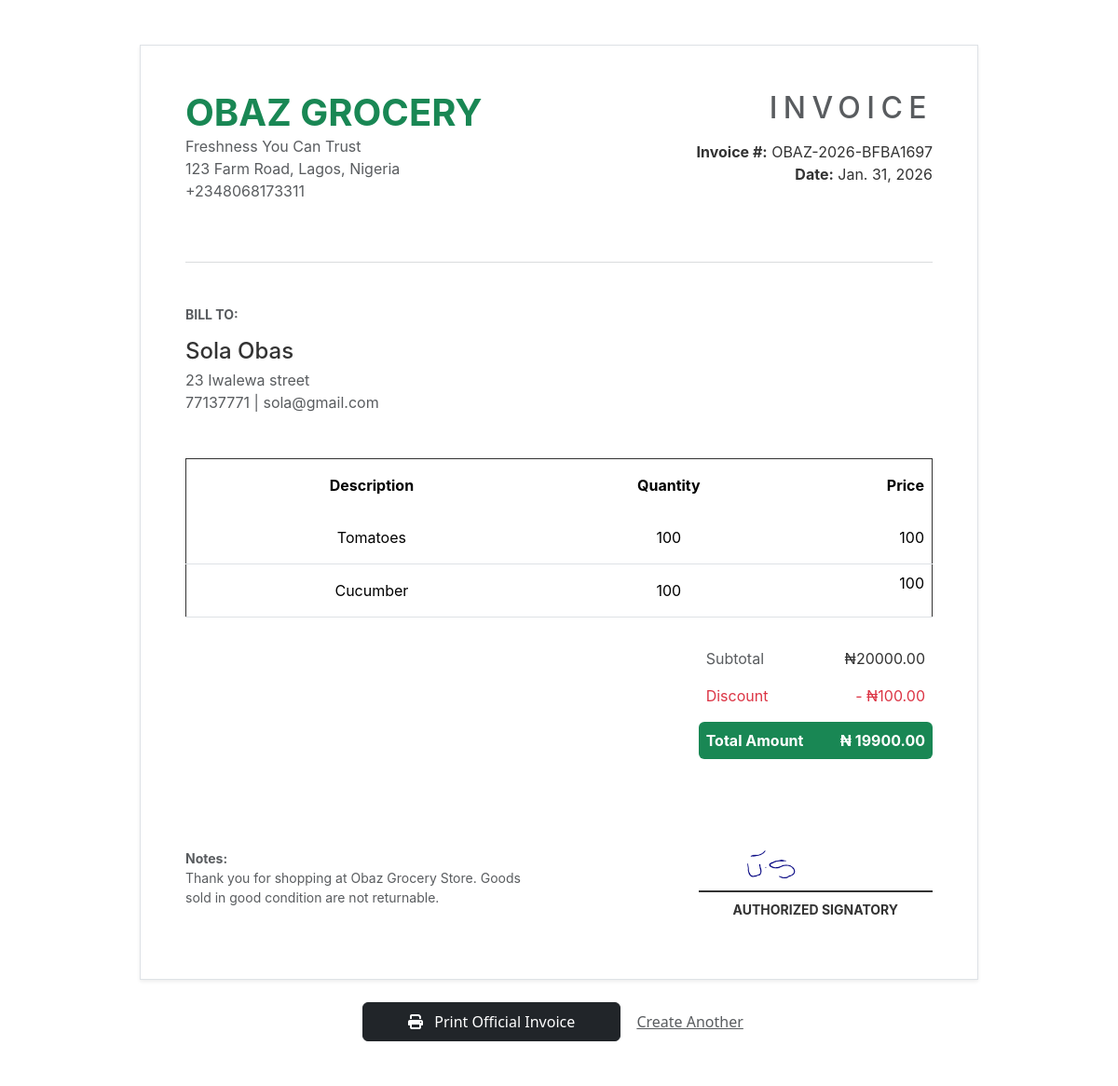
Screenshot of /invoice/3/ with the database file from the repository.
### app/models.py (models this page shows, shortened)
class Invoice(models.Model):
    customer_id = models.ForeignKey(CustomerInfo, on_delete=models.CASCADE)
    tomatoes = models.IntegerField(default =0 )
    bell_pepper = models.IntegerField(default =0 )
    cucumber = models.IntegerField(default =0 )
    abernero = models.IntegerField(default =0 )
    discount = models.IntegerField(default =0 )
    total_price = models.PositiveIntegerField(default=0)
    invoice_number = models.CharField(max_length=20, unique=True, editable=False)
    created_at = models.DateField(null=True, blank=True, validators=[validate_not_future])
    class Meta:
        verbose_name = "Invoice"
        verbose_name_plural = "Invoice"  # Prevents Django from adding "s"
    def __str__(self):
        return str(self.id)

class CustomerInfo(models.Model):
    name = models.CharField( max_length=30)
    address = models.CharField( max_length=40, blank=True, null=True)
    phone_no = models.CharField(max_length=20, blank=True, null=True, unique=True)
    email = models.EmailField( max_length=254, blank=True, null=True, unique=True)
    image = models.ImageField( validators=[validate_image_size],  upload_to = 'signatures', blank=True)
    created_at = models.DateField(auto_now_add=True)
    class Meta:
        verbose_name = "CustomerInfo"
        verbose_name_plural = "CustomerInfo"  # Prevents Django from adding "s"

### app/views.py (the view)
# urls.py: path('invoice/<int:pk>/', views.view_invoice, name="view_invoice"),
def view_invoice(request, pk):
    items_in_db = Cropitem.objects.all()
    rates = {item.name: item.rate for item in items_in_db}
    rate_t = rates.get('Tomatoes', 0)
    rate_b =  rates.get('Bell_Pepper', 0)
    rate_c = rates.get('Cucumber', 0)
    rate_a = rates.get('Abanero', 0)
    invoice = get_object_or_404(Invoice, pk=pk)
    customer = CustomerInfo.objects.filter(invoice__pk=pk).first()
    print('invoice',invoice)
    context = {
        'invoice': invoice,
        'rate_t':rate_t,
        'rate_b':rate_b,
        'rate_c':rate_c,
        'rate_a':rate_a,
        'customer':customer
    }
    return render(request, 'success.html', context)

### app/templates/success.html (shortened to what this page needs)
{% extends 'successlibries.html' %}
{% load static %}
{% block main-content %}
<div class="container mt-5 mb-5">
    <div class="invoice-wrapper bg-white p-5 shadow-sm border">
        <div class="row mb-5">
            <div class="col-6">
                <h1 class="fw-bold text-success mb-0">OBAZ GROCERY</h1>
                <p class="text-muted">Freshness You Can Trust<br>
                123 Farm Road, Lagos, Nigeria<br>
                +2348068173311</p>
            </div>
            <div class="col-6 text-end">
                <h2 class="text-uppercase tracking-widest text-muted">Invoice</h2>
                <div class="mt-3">
                    <p class="mb-0"><strong>Invoice #:</strong> {{ invoice.invoice_number }}</p>
                    <p class="mb-0"><strong>Date:</strong> {{ invoice.created_at }}</p>
                </div>
            </div>
        </div>
        <hr class="border-secondary opacity-25">
        <div class="row my-5">
            <div class="col-12">
                <h6 class="text-uppercase fw-bold text-muted small mb-3">Bill To:</h6>
                <h4 class="mb-1">{{ customer.name }}</h4>
                <p class="text-muted mb-0">{{ customer.address }}</p>
                <p class="text-muted mb-0">{{ customer.phone_no }} | {{ customer.email }}</p>
            </div>
        </div>
        <table class="table table-hover mt-4 invoice-table">
            <thead class="bg-light">
                <tr>
                    <th class="py-3 px-4 border-0">Description</th>
                    <th class="py-3 text-center border-0">Quantity</th>
                    <th class="py-3 text-end border-0">Price</th>
                </tr>
            </thead>
            <tbody class="border-top-0">
                {% if invoice.tomatoes > 0 %}
                <tr>
                    <td class="py-3 px-4">Tomatoes</td>
                    <td class="py-3 text-center">{{ invoice.tomatoes }}</td>
                    <td class="py-3 text-end">{{rate_t}}</td>
                </tr>
                {% endif %}
                 {% if invoice.cucumber > 0 %}
                <tr>
                    <td class="py-3 px-4">Cucumber</td>
                    <td class="py-3 text-center">{{ invoice.cucumber }}</td>
                    <td class="text-end">{{rate_c}}</td>
                </tr>
                {% endif %}
                </tbody>
        </table>
        <div class="row justify-content-end mt-4">
            <div class="col-md-4">
                <div class="d-flex justify-content-between p-2">
                    <span class="text-muted">Subtotal</span>
                    <span>₦{{ invoice.total_price|add:invoice.discount|floatformat:2 }}</span>
                </div>
                {% if invoice.discount > 0 %}
                <div class="d-flex justify-content-between p-2 text-danger">
                    <span>Discount</span>
                    <span>- ₦{{ invoice.discount|floatformat:2}}</span>
                </div>
                {% endif %}
                <div class="d-flex justify-content-between p-2 bg-success text-white fw-bold mt-2 rounded">
                    <span>Total Amount</span>
                    <span>₦ {{ invoice.total_price|floatformat:2}}</span>
                </div>
            </div>
        </div>
        <div class="row mt-5 pt-5">
            <div class="col-6">
                <p class="small text-muted mb-0"><strong>Notes:</strong></p>
                <p class="small text-muted">Thank you for shopping at Obaz Grocery Store. Goods sold in good condition are not returnable.</p>
            </div>
            <div class="col-4 offset-2 text-center">
                {% if customer.image %}
                    <img src="{{ customer.image.url }}" alt="Signature" class="img-fluid" style="max-height: 80px; width: auto; border-bottom: 2px solid #333;">
                {% else %}
                    <div style="height: 80px; border-bottom: 2px solid #333;"></div>
                {% endif %}
                <p class="mt-2 fw-bold small text-uppercase">Authorized Signatory</p>
            </div>
        </div>
    </div>
    <div class="text-center mt-4 d-print-none">
        <button onclick="window.print()" class="btn btn-dark px-5 py-2">
            <i class="fas fa-print me-2"></i> Print Official Invoice
        </button>
        <a href="{% url 'generate_invoice' %}" class="btn btn-link text-muted">Create Another</a>
    </div>
</div>
{% endblock main-content%}

### app/templates/successlibries.html (style rules this page uses)
.invoice-table { border: 1px solid #333 !important; border-collapse: collapse; padding: 2px; text-align: center; }
.invoice-table th, .invoice-table td { border-bottom: 1px solid #dee2e6; }

### app/templates/success.html (style rules this page uses)
.invoice-wrapper { font-family: 'Inter', 'Segoe UI', sans-serif; color: #333; max-width: 900px; margin: auto; }
.tracking-widest { letter-spacing: 0.2em; }

### rows the page displays
Invoice: invoice_number "OBAZ-2026-BFBA1697", created_at "Jan. 31, 2026", tomatoes "100", cucumber "100", total_price|add "20000.00", discount "100.00", total_price "19900.00"
CustomerInfo: name "Sola Obas", address "23 Iwalewa street", phone_no "77137771", email "sola@gmail.com", image (picture)

### other values shown
{{ rate_t }} "100"
{{ rate_c }} "100"
